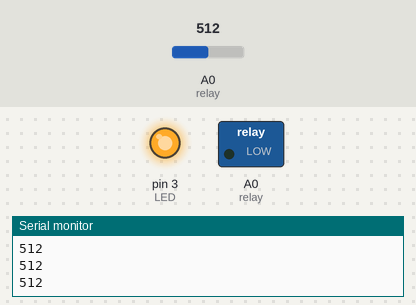
A sketch run on a simulated Arduino Uno, built with avr-gcc and run on an emulated ATmega328P. Shown: switched loads named in the sketch (green lamp = pin HIGH), output pins drawn as LEDs (lit = HIGH), the last lines printed to the serial monitor. Inputs (shaded band) come from the test bench; at power-on: A0 (relay) = 512.

Above: at 1.2 s.
1.3 s: A0 (relay) set to 492
At 2.0 s:
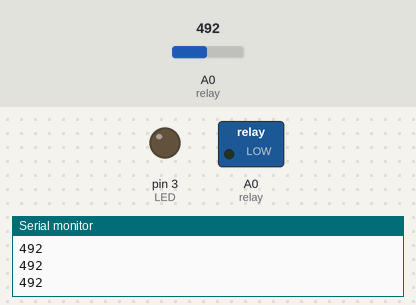
2.8 s: A0 (relay) set to 511
At 3.1 s:
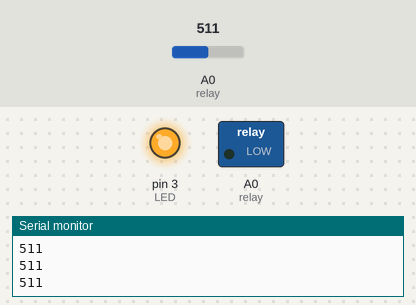
4.3 s: A0 (relay) set to 491
At 5.5 s:
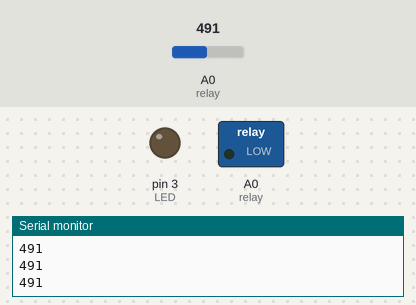
Timing chart, 0 to 7.3 s (numbered marks = the images above; inputs shaded):
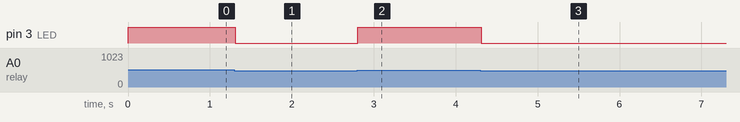

The sketch:

cam_bien_anh_sang.ino
```cpp
#define relay A0
#define LED 3
void setup() {
  pinMode(relay, OUTPUT);
  Serial.begin(9600); // Khởi động Serial ở baudrate 9600
  Serial.println("Da khoi dong xong");
  pinMode(LED, OUTPUT);
}

void loop() {
  int giatri = analogRead(relay); // Đọc tín hiệu cảm biến
  Serial.println(giatri);
  if(giatri >= 501) {digitalWrite(LED, HIGH);}
  else {digitalWrite(LED, LOW);}

}
```

Measured:
- the behaviour switches between 501 and 500 on A0 (relay) (found by bisection; images 0 and 1)
- after the input at 1.3 s, pin 3 (LED): HIGH → LOW at once
- after the input at 2.8 s, pin 3 (LED): LOW → HIGH at once
- after the input at 4.3 s, pin 3 (LED): HIGH → LOW at once
